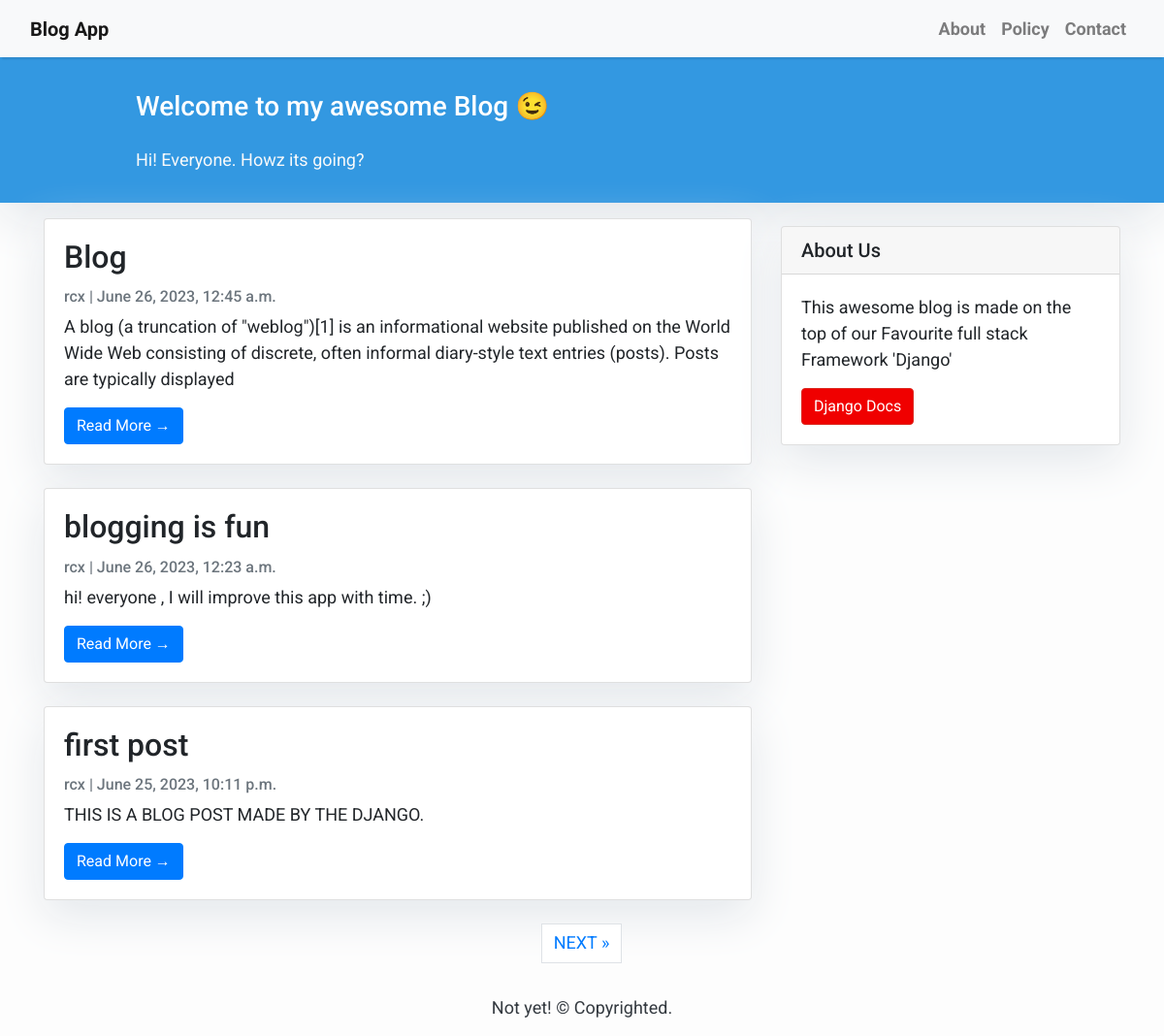
The page / on the database its author committed.
### blogging/models.py (models this page shows, shortened)
class Post(models.Model):
    title = models.CharField(max_length=150, unique=True)
    slug = models.SlugField(max_length=200, unique=True)
    author = models.ForeignKey(User,on_delete=models.CASCADE,related_name='blog_posts')
    updated_on = models.DateTimeField(auto_now=True)
    content = models.TextField()
    created_on = models.DateTimeField(auto_now_add=True)
    status = models.IntegerField(choices=status,default = 0)
    class Meta:
        ordering = ['-created_on'] # - is the sign of descending

### blogging/views.py (the view)
# urls.py: path('',PostList.as_view(), name = 'home'),
class PostList(generic.ListView):
    queryset = Post.objects.filter(status=1).order_by('-created_on')
    template_name = 'blogging/index.html'
    paginate_by = 3 # pagination 3 post per page

### blogging/templates/blogging/index.html (shortened to what this page needs)
{% extends "base.html" %}
{% block content %}
<header class="masthead">
    <div class="container">
        <div class="row">
            <div class=" col-md-8 col-md-10 mx-auto">
                <div class="site-heading">
                    <h3 class=" site-heading my-4 mt-3 text-white"> Welcome to my awesome Blog &#128521;</h3>
                    <p class="text-light">Hi! Everyone. Howz its going?</p>
                </div>
            </div>
        </div>
    </div>
</header>
<div class="container">
    <div class="row">
        <div class="col-md-8 mt-3 left">
            {% for post in post_list %}
            <div class="card mb-4">
                <div class="card-body">
                    <h2 class="card-title">{{ post.title }}</h2>
                    <p class="card-text text-muted h6">{{ post.author }} | {{ post.created_on}} </p>
                    <p class="card-text">{{post.content|slice:":200" }}</p>
                    <a href="{% url 'postDetail' post.slug %}" class="btn btn-primary">Read More &rarr;</a>
                </div>
            </div>
            {% endfor %}
        </div>
        {% block sidebar %} {% include 'sidebar.html' %} {% endblock sidebar %}
    </div>
</div>
{% if is_paginated %}
<div>
    <nav aria-label="Page navigation container">
    <ul class="pagination justify-content-center">
        {% if page_obj.has_next %}
            <li><a href="?page={{ page_obj.next_page_number }}" class="page-link">NEXT &raquo;</a></li>
        {% endif %}
        </ul>
    </nav>
</div>
{% endif %}
{% endblock %}

### blogging/templates/base.html (style rules this page uses)
body { font-family: "Roboto", sans-serif; font-size: 17px; background-color: #fdfdfd; }
.masthead { background: #3398E1; height: auto; padding-bottom: 15px; box-shadow: 0 16px 48px #E3E7EB; padding-top: 10px; }

### blogging/templates/blogging/index.html (style rules this page uses)
body { font-family: "Roboto", sans-serif; font-size: 18px; background-color: #fdfdfd; }
.card { box-shadow: 0 16px 48px #E3E7EB; }

### blogging/templates/sidebar.html (style rules this page uses)
.card { box-shadow: 0 16px 48px #E3E7EB; }

### rows shown on the page
Post: title "Blog", author "rcx", created_on "June 26, 2023, 12:45 a.m.", content "A blog (a truncation of \"weblog\")[1] is an informational website published on the World Wide Web consisting of discrete, often informal diary-style text entries (posts). Posts are typically displayed"
Post: title "blogging is fun", author "rcx", created_on "June 26, 2023, 12:23 a.m.", content "hi! everyone , I will improve this app with time. ;)"
Post: title "first post", author "rcx", created_on "June 25, 2023, 10:11 p.m.", content "THIS IS A BLOG POST MADE BY THE DJANGO."
